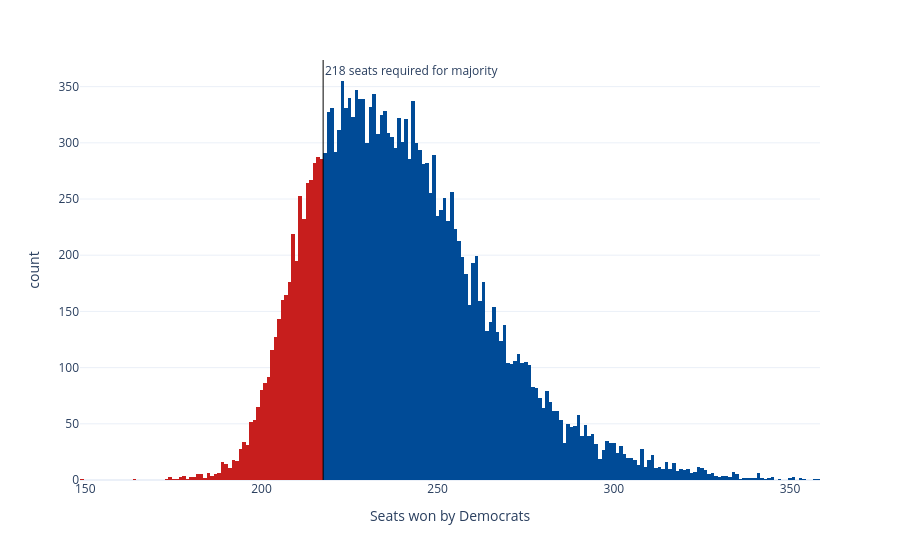

Notebook cell for this chart:
### Code cell
sims_hist = px.histogram(seat_sims, x='seats', nbins=np.unique(seat_sims['seats']).shape[0]*2, color='winner',
                         color_discrete_map={'Democrats': '#004b97', 'Republicans': '#c71e1d'},
                         labels={'seats':'Seats won by Democrats', 'winner': 'Winner'}, template='plotly_white')
sims_hist.update_traces(showlegend=False)
sims_hist.add_vline(x=217.5, line_width=1, line_color='black', annotation_text='218 seats required for majority', 
                    annotation_position='top right')
sims_hist

### Figure 1 — Plotly figure (JSON) as saved in the notebook; plotly's stock layout.template omitted (floating-point values rounded to 4 significant figures; data arrays with more than 128 entries replaced by an {"elided": "..."} marker saying what was removed)
{"data": [{"bingroup": "x", "hovertemplate": "Winner=Republicans<br>Seats won by Democrats=%{x}<br>count=%{y}<extra></extra>", "legendgroup": "Republicans", "marker": {"color": "#c71e1d", "pattern": {"shape": ""}}, "name": "Republicans", "nbinsx": 364, "orientation": "v", "showlegend": false, "type": "histogram", "x": {"elided": "3824 int values"}, "xaxis": "x", "yaxis": "y"}, {"bingroup": "x", "hovertemplate": "Winner=Democrats<br>Seats won by Democrats=%{x}<br>count=%{y}<extra></extra>", "legendgroup": "Democrats", "marker": {"color": "#004b97", "pattern": {"shape": ""}}, "name": "Democrats", "nbinsx": 364, "orientation": "v", "showlegend": false, "type": "histogram", "x": {"elided": "16176 int values"}, "xaxis": "x", "yaxis": "y"}], "layout": {"annotations": [{"showarrow": false, "text": "218 seats required for majority", "x": 217.5, "xanchor": "left", "xref": "x", "y": 1, "yanchor": "top", "yref": "y domain"}], "barmode": "relative", "legend": {"title": {"text": "Winner"}, "tracegroupgap": 0}, "margin": {"t": 60}, "shapes": [{"line": {"color": "black", "width": 1}, "type": "line", "x0": 217.5, "x1": 217.5, "xref": "x", "y0": 0, "y1": 1, "yref": "y domain"}], "xaxis": {"anchor": "y", "domain": [0, 1], "title": {"text": "Seats won by Democrats"}}, "yaxis": {"anchor": "x", "domain": [0, 1], "title": {"text": "count"}}}}
